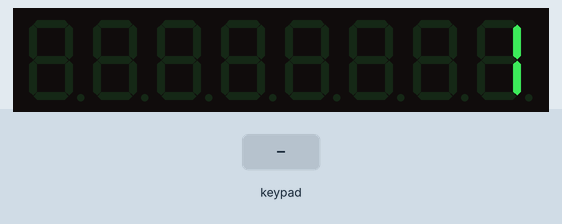
Simulated run of this sketch. Board: Arduino Uno, built for the host (arithmetic inside an expression is 32-bit, double 64-bit). Shown: 8-digit seven-segment display. Inputs (shaded band) come from the test bench.

Above: at 1.2 s.
1.3 s: key '4' pressed
At 2.3 s:
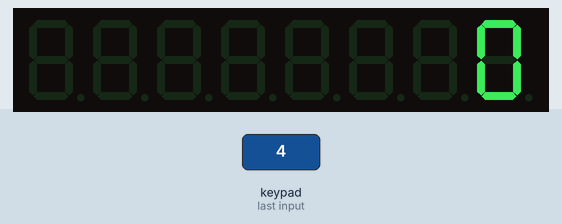
2.8 s: key '7' pressed
At 3.7 s:
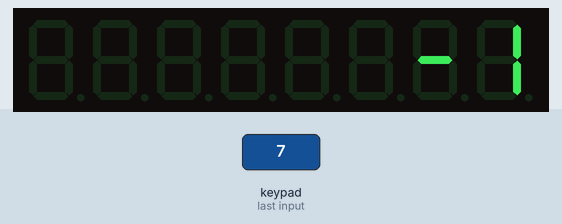
4.3 s: key '5' pressed
At 5.7 s:
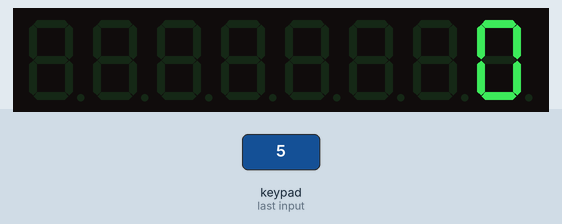
Timing chart, 0 to 7.3 s (numbered marks = the images above; inputs shaded):
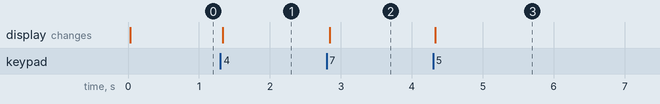

Measured:
- after the input at 1.3 s, the display: changes at once (image 1)
- after the input at 2.8 s, the display: changes at once (image 2)
- after the input at 4.3 s, the display: changes at once (image 3)

The sketch:

TM1638.ino
```cpp
#include <TM1638.h> //github.com/dvarrel/TM1638/blob/main/src/TM1638.cpp
#include <string>
#include <utility>
#include <vector>
using namespace std;

struct table{ //all because Arduino uses map for a class, so I cant just map<char, uint8_t>
    vector<pair<char, uint8_t>> map = {make_pair('0', 0x3F), make_pair('1', 0x06), make_pair('2', 0x5B), make_pair('3',0x4F), make_pair('4', 0x66),
                                       make_pair('5', 0x6D), make_pair('6', 0x7D), make_pair('7', 0x07), make_pair('8', 0x7F), make_pair('9', 0x6F),
                                       make_pair('-', 0x40)};
    uint8_t GetHex(char param){ //tableName.GetHex('2'); will loop through vector<pair<>>
      for(pair<char, uint8_t> eachPair : map){
        if(eachPair.first == param){ //once it finds make_pair('2', 0x5B), it returns 0x5B
          return eachPair.second;
        }
      }
      return 0xFF; //if character doesnt exist in lookup table, return 8 as an error
    }
};


//choose digital pins compatibles with your board
#define STB 21 // Strobe digital pin
#define CLK 20 // clock digital pin
#define DIO 19 // data digital pin

TM1638 tm(CLK,DIO,STB);
vector<uint8_t> text = {0x00, 0x00, 0x00, 0x00, 0x00, 0x00, 0x00, 0x00};
table lookupTable;
int counter;
bool button;

void DisplayText();
void UpdateText(string param);
void CheckButtonPressed();
vector<button_t> allButtons = {S1, S2, S3, S4, S5, S6, S7, S8};
vector<bool> oldStates      = {0,  0,  0,  0,  0,  0,  0,  0}; //for comparing old/new states to detect rising edges
vector<bool> risingEdges    = {0,  0,  0,  0,  0,  0,  0,  0}; //any rising edges only last for 1 loop

void setup() {
  Serial.begin(115200);
  tm.reset();
  tm.test();
  counter = 1;
}

void loop() {

  CheckButtonPressed();
  if(risingEdges.at(7)){ //button 8
    counter++;
  }
  if(risingEdges.at(6)){ //button 7
    counter--;
  }
  if(risingEdges.at(5)){ //button 6
    counter *= 2;
  }
  if(risingEdges.at(4)){ //button 5
    counter /= 2;
  }
  if(risingEdges.at(3)){ //button 4
    counter = 0;
  }

  DisplayText();

  //string input is 8 characters long
  UpdateText(to_string(counter));
}


void UpdateText(string param){ //Ex. counter == 16 would load text[] with 0000 0016
  text = {0x00, 0x00, 0x00, 0x00, 0x00, 0x00, 0x00, 0x00};   //clear previous text
  for(int i = param.size()-1; i >= 0; i--){     //probably wrong offsets
    text[i+(8-param.size())] = lookupTable.GetHex(param.at(i));  //convert '2' to 0x5B, then place that 0x5B in text[i]
  }
}

void DisplayText(){
  for (uint8_t i=0;i<sizeof(text);i++){
    tm.displayDig(7-i, text[i]);
  }
}

void CheckButtonPressed(){
  for(int i = 0; i <= 7; i++){ //check for rising edges by comparing current and previous loop
    if(tm.getButton(allButtons.at(i)) && !oldStates.at(i)){ //if rising edge, remember old state and flag rising edge
      oldStates.at(i) = true;
      risingEdges.at(i) = true;
    }
    else if(tm.getButton(allButtons.at(i)) && oldStates.at(i)){ ///if the button is still pressed next loop, set rising edge to 0
      risingEdges.at(i) = false;
    }
    else if(!tm.getButton(allButtons.at(i))){ //remember old state if button isnt pressed
      oldStates.at(i) = false;
    }
  }
}
```
